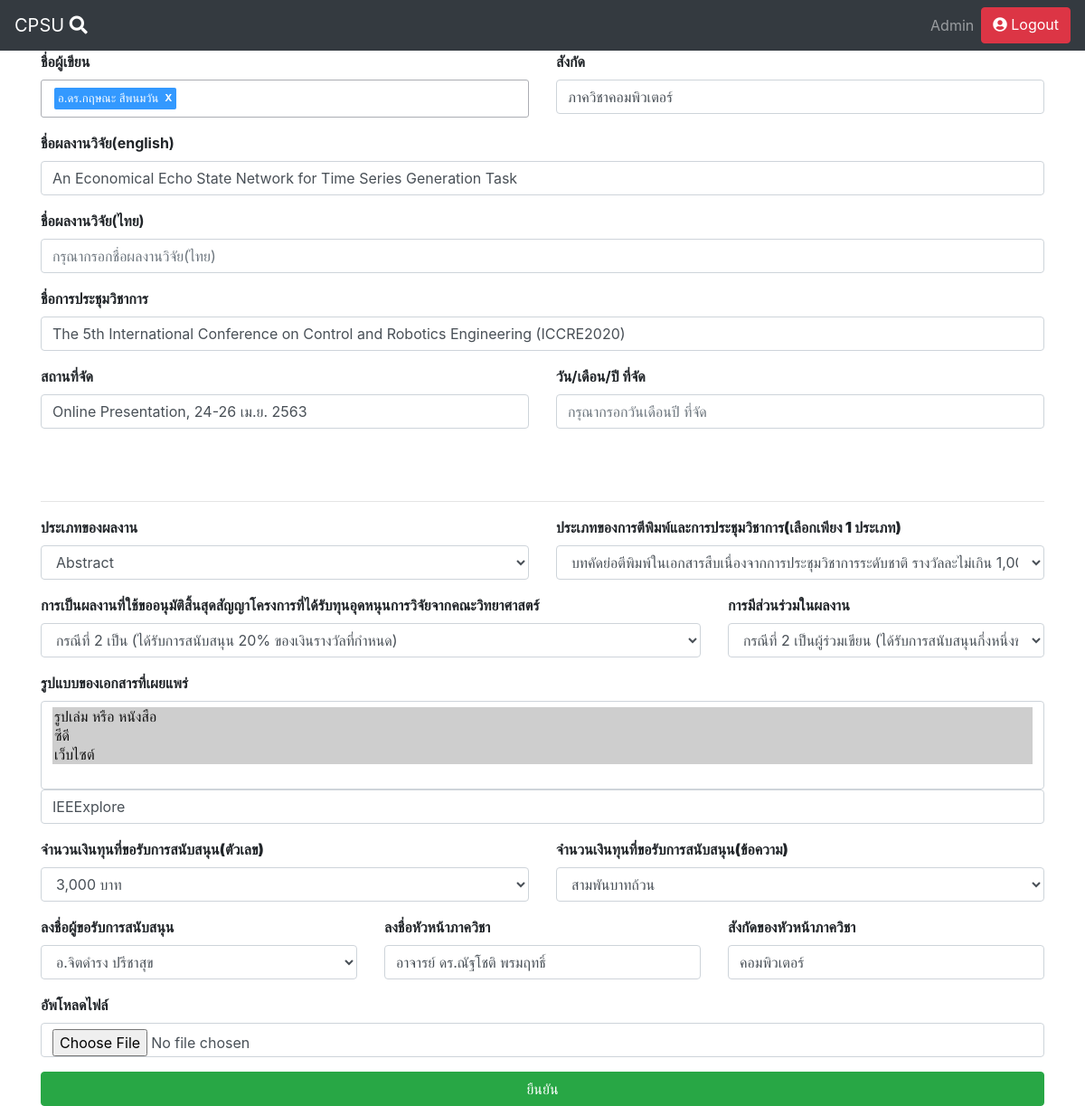
The app's page /admin/edit_scholarship_proceeding.php/?id=16 (signed in) with its own data.
### tables this page shows
CREATE TABLE `scholarship_proceeding` (
  `author` varchar(255) NOT NULL,
  `department` varchar(255) NOT NULL,
  `titleTH` varchar(255) NOT NULL,
  `titleEN` varchar(255) NOT NULL,
  `conference_name` varchar(255) NOT NULL,
  `place` varchar(255) NOT NULL,
  `date` varchar(255) NOT NULL,
  `type_of_document` varchar(255) NOT NULL,
  `type_of_publication` varchar(255) NOT NULL,
  `approval` varchar(255) NOT NULL,
  `participation` varchar(255) NOT NULL,
  `form_document` varchar(255) NOT NULL,
  `amount` varchar(255) NOT NULL,
  `amount_text` varchar(255) NOT NULL,
  `applicant` varchar(255) NOT NULL,
  `head_of_department` varchar(255) NOT NULL,
  `department_name` varchar(255) NOT NULL,
  `id` int(11) NOT NULL,
  `type` varchar(255) NOT NULL,
  `file_path` varchar(255) NOT NULL,
  `check_scholarship` varchar(255) NOT NULL
);

### admin/edit_scholarship_proceeding.php (the view, shortened to what this page needs)
<!DOCTYPE html>
<html lang="en" dir="ltr">
  <head>
    <link rel="stylesheet" href="https://stackpath.bootstrapcdn.com/bootstrap/4.1.1/css/bootstrap.min.css">
    <link rel="stylesheet" href="https://cdnjs.cloudflare.com/ajax/libs/bootstrap-select/1.13.1/css/bootstrap-select.css" />
    <link rel="stylesheet" href="https://use.fontawesome.com/releases/v5.7.0/css/all.css">
    <link rel="stylesheet" href="http://localhost/seniorproject/fm.tagator.jquery.css">
  </head>
  <body>
    <?php require('../navbar.php');?>
    <?php
      $servername = "localhost";
      $username = "root";
      $password = "";
      $dbname = "test";
      $conn = new mysqli($servername, $username, $password, $dbname);
      $id=$_GET['id'];
      $sql = "SELECT * FROM `scholarship_proceeding` WHERE `id`=$id";
      $result = $conn->query($sql);
      $row = $result->fetch_assoc();
      $department=$row['department'];
      $titleTH=$row['titleTH'];
      $titleEN=$row['titleEN'];
      $conference_name=$row['conference_name'];
      $place=$row['place'];
      $date=$row['date'];
      $type_of_document=$row['type_of_document'];
      $type_of_publication=$row['type_of_publication'];
      $approval=$row['approval'];
      $participation=$row['participation'];
      $form_document=$row['form_document'];
      $amount=$row['amount'];
      $amount_text=$row['amount_text'];
      $applicant=$row['applicant'];
      $head_of_department=$row['head_of_department'];
      $active="Active";
      $sql = "SELECT * FROM `teacher` WHERE `status`='$active'";
      $result = $conn->query($sql);
      if ($result->num_rows > 0) {
        $teacher_name=[];
        while($row = $result->fetch_assoc())  {
          array_push($teacher_name,$row['title'].$row['name']);
        }
      }
      $temp=explode(',',$form_document);
      $other=end($temp);
    ?>
      <div class="container">
        <form action='<?php echo "http://localhost/seniorproject/admin/edit_scholarship_proceeding.php/?id=$id"?>' method="post" enctype="multipart/form-data">
          <div class='row'>
            <div class="form-group col-md-6">
              <label for="author"><strong>ชื่อผู้เขียน</strong></label>
            </div>
            <div class="form-group col-md-6">
              <label for="department"><strong>สังกัด</strong></label>
              <input type="text" class="form-control" placeholder="กรุณาระบุสังกัด" name="department" value="<?php echo $department; ?>">
            </div>
          </div>
            <div class="form-group">
              <label for="titleEN"><strong>ชื่อผลงานวิจัย(english)</strong></label>
              <input type="text" class="form-control" placeholder="กรุณากรอกชื่อผลงานวิจัย(english)" name="titleEN" value="<?php echo $titleEN; ?>">
            </div>
            <div class="form-group">
              <label for="titleTH"><strong>ชื่อผลงานวิจัย(ไทย)</strong></label>
              <input type="text" class="form-control" placeholder="กรุณากรอกชื่อผลงานวิจัย(ไทย)" name="titleTH" value="<?php echo $titleTH; ?>">
            </div>
            <div class="form-group">
              <label for="conference_name"><strong>ชื่อการประชุมวิชาการ</strong></label>
              <input type="text" class="form-control" placeholder="กรุณากรอกชื่อการประชุมวิชาการ" name="conference_name" value="<?php echo $conference_name; ?>">
            </div>
          <div class='row'>
            <div class="form-group col-md-6">
              <label for="place"><strong>สถานที่จัด</strong></label>
              <input type="text" class="form-control" placeholder="กรุณากรอกสถานที่่จัด" name="place" value="<?php echo $place; ?>">
            </div>
            <div class="form-group col-md-6">
              <label for="date"><strong>วัน/เดือน/ปี ที่จัด<strong></label>
              <input type="text" class="form-control" placeholder="กรุณากรอกวันเดือนปี ที่จัด" name="date" value="<?php echo $date; ?>">
            </div>
          </div>
            <br>
            <br>
            <hr>
          <div class='row'>
            <div class="form-group col-md-6">
              <label for="type_of_document"><strong>ประเภทของผลงาน</strong></label>
              <select class="form-control" name="type_of_document" value="<?php echo $type_of_document; ?>">
                  <option value="abstract" <?php if($type_of_document=="abstract") echo 'selected'?>>Abstract</option>
              </select>
            </div>
            <div class="form-group col-md-6">
              <label for="type_of_publication"><strong>ประเภทของการตีพิมพ์และการประชุมวิชาการ(เลือกเพียง 1 ประเภท)</strong></label>
              <select class="form-control" name="type_of_publication">
                  <option value="บทคัดย่อตีพิมพ์ในเอกสารสืบเนื่องจากการประชุมวิชาการระดับชาติ" <?php if($type_of_publication=="บทคัดย่อตีพิมพ์ในเอกสารสืบเนื่องจากการประชุมวิชาการระดับชาติ") echo 'selected'?>>บทคัดย่อตีพิมพ์ในเอกสารสืบเนื่องจากการประชุมวิชาการระดับชาติ รางวัลละไม่เกิน 1,000 บาท</option>
              </select>
            </div>
          </div>
          <div class='row'>
            <div class="form-group col-md-8">
              <label for="approval"><strong>การเป็นผลงานที่ใช้ขออนุมัติสิ้นสุดสัญญาโครงการที่ได้รับทุนอุดหนุนการวิจัยจากคณะวิทยาศาสตร์</strong></label>
              <select class="form-control" name="approval">
                  <option value="กรณีที่ 2 เป็น (ได้รับการสนับสนุน 20% ของเงินรางวัลที่กำหนด)" <?php if($approval=="กรณีที่ 2 เป็น (ได้รับการสนับสนุน 20% ของเงินรางวัลที่กำหนด)") echo 'selected'?>>กรณีที่ 2 เป็น (ได้รับการสนับสนุน 20% ของเงินรางวัลที่กำหนด)</option>
              </select>
            </div>
            <div class="form-group col-md-4">
              <label for="participation"><strong>การมีส่วนร่วมในผลงาน</strong></label>
              <select class="form-control" name="participation">
                  <option value="กรณีที่ 2 เป็นผู้ร่วมเขียน" <?php if($participation=="กรณีที่ 2 เป็นผู้ร่วมเขียน") echo 'selected'?>>กรณีที่ 2 เป็นผู้ร่วมเขียน (ได้รับการสนับสนุนกึ่งหนึ่งของเงินรางวัลที่ได้รับจากหัวข้อก่อนหน้า)</option>
              </select>
            </div>
          </div>
            <div class="form-group">
              <label for="form_document"><strong>รูปแบบของเอกสารที่เผยแพร่</strong></label>
              <select class="form-control selectpicker" name="form_document[]" multiple data-live-search="true">
                  <option value="รูปเล่ม หรือ หนังสือ" <?php if(strpos($form_document,"รูปเล่ม หรือ หนังสือ")!==false) echo 'selected'?>>รูปเล่ม หรือ หนังสือ</option>
                  <option value="ซีดี" <?php if(strpos($form_document,"ซีดี")!==false) echo 'selected'?>>ซีดี</option>
                  <option value="เว็บไซต์" <?php if(strpos($form_document,"เว็บไซต์")!==false) echo 'selected'?>>เว็บไซต์</option>
              </select>
              <input type="text" class="form-control" placeholder="อื่นๆ กรุณาระบุ" name="other" value="<?php echo $other; ?>">
            </div>
          <div class='row'>
            <div class="form-group col-md-6">
              <label for="amount"><strong>จำนวนเงินทุนที่ขอรับการสนับสนุน(ตัวเลข)</strong></label>
              <select class="form-control" name="amount">
                  <option value="3,000" <?php if($amount=="3,000") echo 'selected'?>>3,000 บาท</option>
              </select>
            </div>
            <div class="form-group col-md-6">
              <label for="amount_text"><strong>จำนวนเงินทุนที่ขอรับการสนับสนุน(ข้อความ)</strong></label>
              <select class="form-control" name="amount_text">
                  <option value="สามพันบาทถ้วน" <?php if($amount_text=="สามพันบาทถ้วน") echo 'selected'?>>สามพันบาทถ้วน</option>
              </select>
            </div>
          </div>
          <div class='row'>
            <div class="form-group col-md-4">
              <label for="applicant"><strong>ลงชื่อผู้ขอรับการสนับสนุน</strong></label>
              <select class="form-control" name="applicant">
              <?php
                foreach ($teacher_name as $name) {
                  if($applicant==$name){
                    echo "<option value='$name' selected>$name</option>";
                  }
                  else{
                    echo "<option value='$name'>$name</option>";
                  }
                }
              ?>
              </select>
            </div>
            <div class="form-group col-md-4">
              <label for="head_of_department"><strong>ลงชื่อหัวหน้าภาควิชา</strong></label>
              <input type="text" class="form-control" placeholder="กรุณาระบุชื่อหัวหน้าภาควิชา" name="head_of_department" value="<?php echo $head_of_department; ?>">
            </div>
            <div class="form-group col-md-4">
              <label for="department_name"><strong>สังกัดของหัวหน้าภาควิชา</strong></label>
              <input type="text" class="form-control" placeholder="กรุณาระบุสังกัดภาควิชา" name="department_name" value="คอมพิวเตอร์">
            </div>
          </div>
            <div class="form-group">
              <label for="proceeding_file">อัพโหลดไฟล์</label>
              <input type="file" class="form-control" placeholder="Upload file" name="proceeding_file">
            </div>
            <button type="submit" class="btn btn-success btn-block">ยืนยัน</button>
        </form>
      </div>
  </body>
</html>

### records on screen
scholarship_proceeding: department "ภาควิชาคอมพิวเตอร์", titleEN "An Economical Echo State Network for Time Series Generation Task", conference_name "The 5th International Conference on Control and Robotics Engineering (ICCRE2020)", place "Online Presentation, 24-26 เม.ย. 2563", type_of_document "Abstract", type_of_publication "บทคัดย่อตีพิมพ์ในเอกสารสืบเนื่องจากการประชุมวิชาการระดับชาติ รางวัลละไม่เกิน 1,000 บาท", approval "กรณีที่ 2 เป็น (ได้รับการสนับสนุน 20% ของเงินรางวัลที่กำหนด)", participation "กรณีที่ 2 เป็นผู้ร่วมเขียน (ได้รับการสนับสนุนกึ่งหนึ่งของเงินรางวัลที่ได้รับจากหัวข้อก่อนหน้า)", form_document "รูปเล่ม หรือ หนังสือ ☑ / ซีดี ☑ / เว็บไซต์ ☑", amount "3,000 บาท", amount_text "สามพันบาทถ้วน", applicant "อ.จิตดำรง ปรีชาสุข", head_of_department "อาจารย์ ดร.ณัฐโชติ พรมฤทธิ์"
